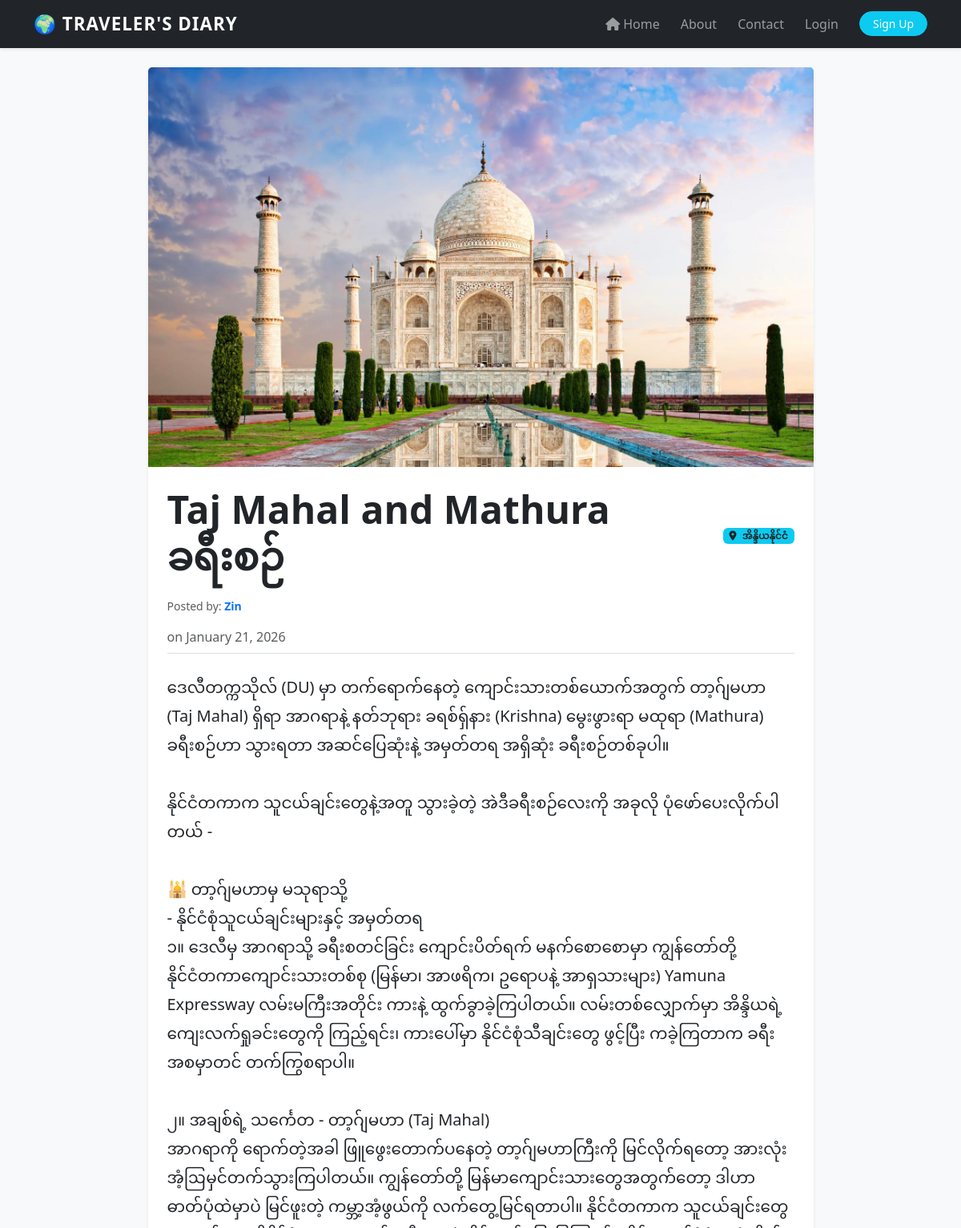
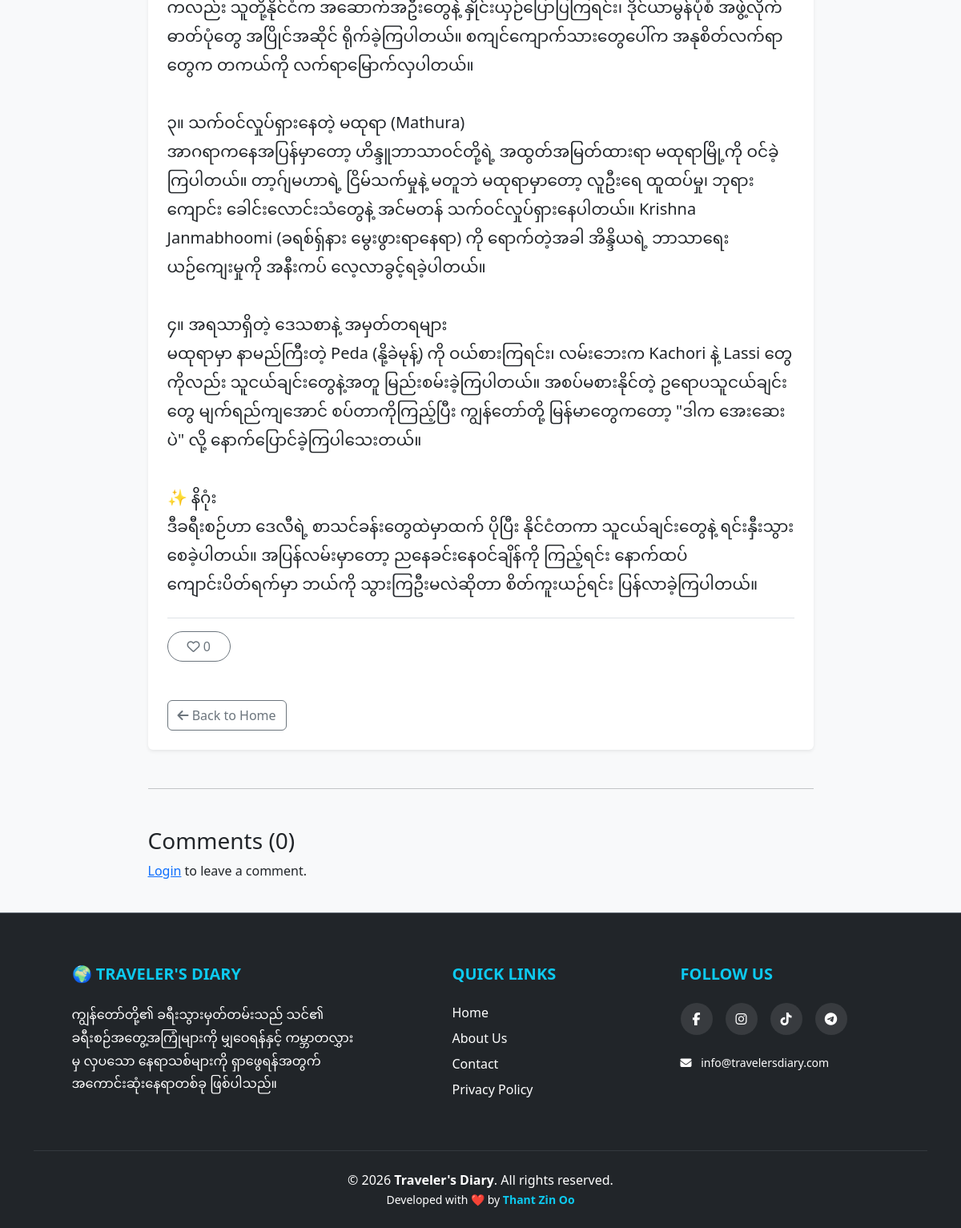
The app's page /post/14/ with its own data (2 pictures, top to bottom).
### blog/models.py (models this page shows, shortened)
class TravelPost(models.Model):
    author = models.ForeignKey(User, on_delete=models.CASCADE)
    title = models.CharField(max_length=200)
    location = models.CharField(max_length=100)
    content = models.TextField()
    image = models.ImageField(upload_to='travel_posts/')
    created_at = models.DateTimeField(auto_now_add=True)
    likes = models.ManyToManyField(User, related_name='blog_posts', blank=True)
    def total_likes(self):
        return self.likes.count()

### blog/views.py (the view)
# urls.py: path('post/<int:pk>/', views.post_detail, name='post-detail'),
def post_detail(request, pk):
    post = get_object_or_404(TravelPost, pk=pk)
    comments = post.comments.filter(parent=None).order_by('-created_at')
    if request.method == 'POST':
        if not request.user.is_authenticated:
            return redirect('login')
        form = CommentForm(request.POST)
        if form.is_valid():
            comment = form.save(commit=False)
            comment.post = post
            comment.author = request.user
            parent_id = request.POST.get('parent_id')
            if parent_id:
                parent_obj = Comment.objects.get(id=parent_id)
                comment.parent = parent_obj
            comment.save()
            messages.success(request, "Comment added!")
            return redirect(reverse('post-detail', kwargs={'pk': post.pk}) + '#comment-section')
    else:
        form = CommentForm()
    return render(request, 'blog/post_detail.html', {
        'post': post,
        'comments': comments,
        'comment_form': form
    })

### blog/templates/blog/post_detail.html (shortened to what this page needs)
{% extends "base.html" %}
{% block content %}
<div class="row justify-content-center">
    <div class="col-md-9">
        <article class="card shadow-sm border-0">
            {% if post.image %}
            <img src="{{ post.image.url }}" class="card-img-top img-fluid" alt="{{ post.title }}">
            {% endif %}
            <div class="card-body p-4">
                <div class="d-flex justify-content-between align-items-center mb-3">
                    <h1 class="display-5 fw-bold">{{ post.title }}</h1>
                    {% if post.location %}
                    <span class="badge bg-info text-dark">
                        <i class="fas fa-map-marker-alt me-1"></i> {{ post.location }}
                    </span>
                    {% else %}
                    <span class="badge bg-secondary">No location mentioned</span>
                    {% endif %}
                </div>
                <div class="text-muted mb-4 border-bottom pb-2">
                    <p class="text-muted small">
                        Posted by:
                        <a href="{% url 'profile' post.author.username %}"
                            class="text-decoration-none fw-bold text-primary">
                            {{ post.author.username }}
                        </a>
                    </p>
                    </strong> on {{ post.created_at|date:"F d, Y" }}
                </div>
                <p class="lead" style="line-height: 1.8; white-space: pre-wrap;">{{ post.content }}</p>
                <div class="mt-4 border-top pt-3">
                    {% if user.is_authenticated %}
                    <button id="like-btn" data-id="{{ post.pk }}"
                        class="btn {% if user in post.likes.all %}btn-danger{% else %}btn-outline-danger{% endif %} rounded-pill px-4 btn-smooth">
                        <i class="{% if user in post.likes.all %}fas{% else %}far{% endif %} fa-heart"
                            id="like-icon"></i>
                        <span id="like-count">{{ post.total_likes }}</span>
                    </button>
                    {% else %}
                    <a href="{% url 'login' %}" class="btn btn-outline-secondary rounded-pill px-4">
                        <i class="far fa-heart"></i> {{ post.total_likes }}
                    </a>
                    {% endif %}
                </div>
                <div class="mt-5">
                    <a href="{% url 'blog-home' %}" class="btn btn-outline-secondary btn-smooth">
                        <i class="fas fa-arrow-left"></i> Back to Home
                    </a>
                </div>
            </div>
        </article>
        <hr class="my-5" id="comment-section">
        <h3>Comments ({{ comments.count }})</h3>
        {% if user.is_authenticated %}
        <div class="card card-body shadow-sm border-0 mb-4">
            <form method="POST">
                {% csrf_token %}
                {{ comment_form.as_p }}
                <button type="submit" class="btn btn-primary btn-smooth">Post Comment</button>
            </form>
        </div>
        {% else %}
        <p><a href="{% url 'login' %}">Login</a> to leave a comment.</p>
        {% endif %}
    </div>
</div>
{% endblock content %}

### templates/base.html (style rules this page uses)
body { display: flex; flex-direction: column; min-height: 100vh; background-color: #f8f9fa; }

### blog/templates/blog/post_detail.html (style rules this page uses)
* { scroll-behavior: auto !important; }
[id] { scroll-margin-top: 100px; }
.btn-smooth { transition: all 0.3s ease; }

### records on screen
TravelPost: image (picture), title "Taj Mahal and Mathura ခရီးစဉ်", location "အိန္ဒိယနိုင်ငံ", author.username "Zin", created_at "January 21, 2026", content "ဒေလီတက္ကသိုလ် (DU) မှာ တက်ရောက်နေတဲ့ ကျောင်းသားတစ်ယောက်အတွက် တာ့ဂ်ျမဟာ (Taj Mahal) ရှိရာ အာဂရာနဲ့ နတ်ဘုရား ခရစ်ရှ်နား (Krishna) မွေးဖွားရာ မထုရာ (Mathura) ခရီးစဉ်ဟာ သွားရတာ အဆင်ပြေဆုံးနဲ့ အမှတ်တရ အရှိဆုံး ခရီးစဉ်တစ်ခုပါ။ နိုင်ငံတကာက သူငယ်ချင်းတွေနဲ့အတူ သွားခဲ့တဲ့ အဲဒီခရီးစဉ်လေးကို အခုလို ပုံဖော်ပေးလိုက်ပါတယ် - 🕌 တာ့ဂ်ျမဟာမှ မသုရာသို့ - နိုင်ငံစုံသူငယ်ချင်းများနှင့် အမှတ်တရ ၁။ ဒေလီမှ အာဂရာသို့ ခရီးစတင်ခြင်း ကျောင်းပိတ်ရက် မနက်စောစောမှာ ကျွန်တော်တို့ နိုင်ငံတကာကျောင်းသားတစ်စု (မြန်မာ၊ အာဖရိက၊ ဥရောပနဲ့ အာရှသားများ) Yamuna Expressway လမ်းမကြီးအတိုင်း ကားနဲ့ ထွက်ခွာခဲ့ကြပါတယ်။ လမ်းတစ်လျှောက်မှာ အိန္ဒိယရဲ့ ကျေးလက်ရှုခင်းတွေကို ကြည့်ရင်း၊ ကားပေါ်မှာ နိုင်ငံစုံသီချင်းတွေ ဖွင့်ပြီး ကခဲ့ကြတာက…", total_likes "0"

### other values on screen
{{ comments.count }} "0"
